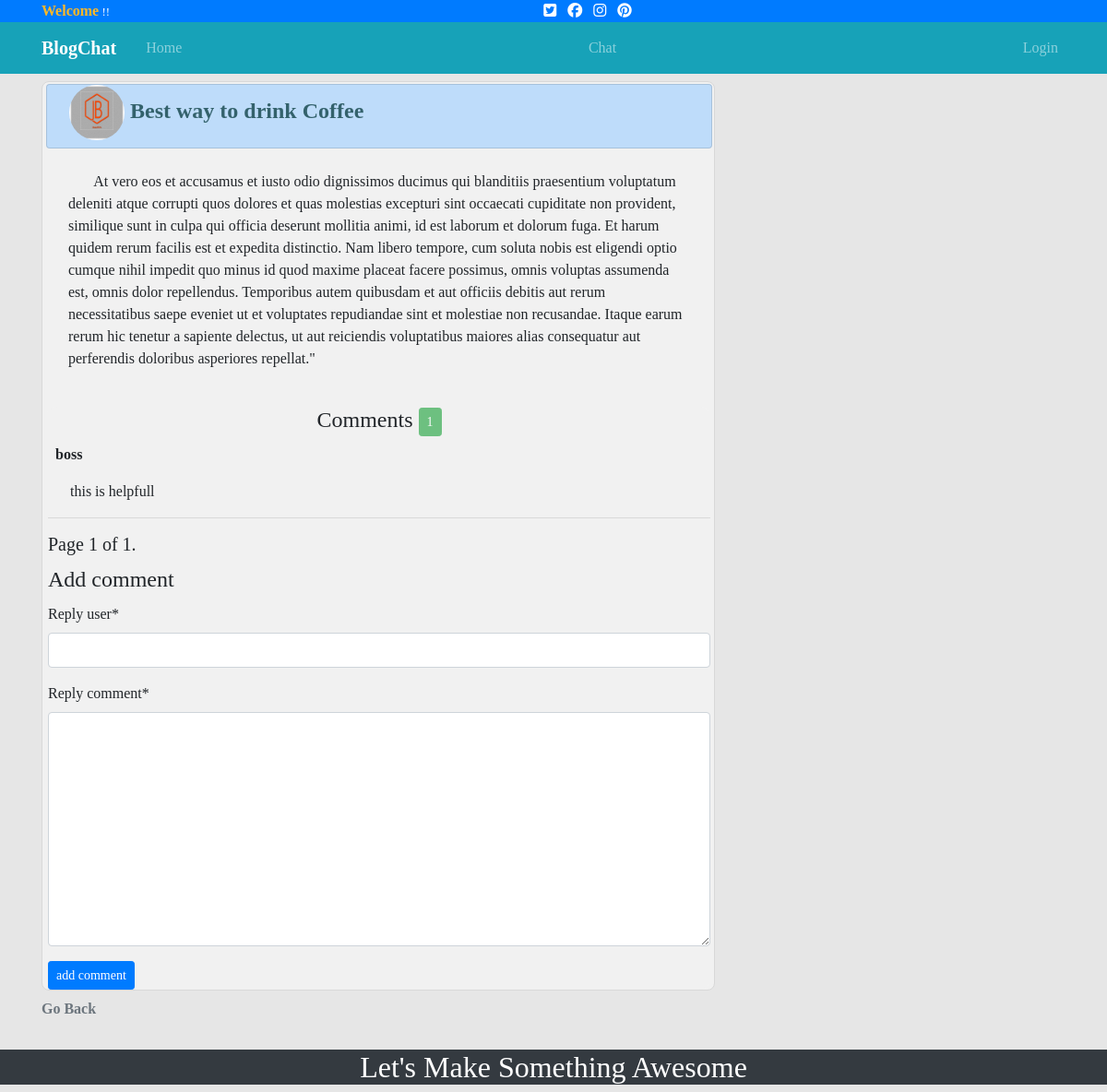
/detail/1, run on the app's committed database.
### blog/models.py (models this page shows, shortened)
class Post(models.Model):
    post_user = models.ForeignKey(User, null=True, on_delete=models.CASCADE)    #when user is deleted post is deleted too
    title = models.CharField(max_length=100, null=True)
    date_created = models.DateField(auto_now_add=True,)
    post = models.TextField(null=True)

class Profile(models.Model):
    user = models.OneToOneField(User, null =True, blank=True, on_delete=models.CASCADE) #when user is deleted profile is deleted too
    profile = models.ImageField(null=True, )

class Reply(models.Model):
    reply_post = models.ForeignKey(Post, null=True, on_delete=models.CASCADE)       #when Post is deleted reply is deleted too
    reply_user = models.CharField(max_length=100, null=True)
    reply_date = models.DateTimeField(auto_now_add=True)
    reply_comment = models.TextField(max_length=500, null=True)

### blog/views.py (the view, shortened to what this page needs)
# urls.py: path('detail/<str:pk>', views.postdetail, name = 'detail'),
def postdetail(request,pk):
    form = ReplyForm()
    post = Post.objects.get(id=pk)
    reply = post.reply_set.all().order_by('-reply_date')
    total_reply = reply.count()
    paginator = Paginator(reply, 10)    #this paginate only 10 reply per page
    page_number = request.GET.get('page')
    reply = paginator.get_page(page_number)
    context = {'post': post, 'reply': reply, 'form':form, 'total_reply':total_reply}
    return render(request, 'blog/postdetail.html', context)

### blog/forms.py
class ReplyForm(ModelForm):
    class Meta:
        model = Reply
        fields = ('reply_user','reply_comment',)

### blog/templates/blog/postdetail.html (shortened to what this page needs)
{% extends 'blog/base.html' %}
{% load crispy_forms_tags %}
{% block content %}
<div class="row py-2">
    <div class="col-md-8">
        <div class="content-section">
            <div class="card" id="card1">
                <h4 class="ml-4" id="post_detail"><img class="rounded-circle article-img" width="60" src="{{post.post_user.profile.profile.url}}" alt="img"><b> {{post.title}}</b></h4>
            </div>
            <p class="p-4">&nbsp;&nbsp;&nbsp;&nbsp;&nbsp;&nbsp; {{post.post}}</p>
            <div class="comment">
                <h4 class="text-center">Comments <button class="btn btn-success btn-sm" disabled> {{total_reply}}</button></h4>
                {% for reply in reply %}
                <p class="ml-2"><b>{{reply.reply_user}}</b></p>
                <p class="ml-4">{{reply.reply_comment}}</p>
                <hr>
                {% endfor %}
                    <div class="pagination">
                        <h5 class="step-links">
                            <h5 class="current">
                                Page {{ reply.number }} of {{ reply.paginator.num_pages }}.
                            </h5>
                        </h5>
                    </div>
                <div>
                    <form action="" method="POST">
                        <legend>Add comment</legend>
                        {{form|crispy}}
                        <button class="btn btn-primary btn-sm">add comment</button>
                    </form>
                </div>
            </div>
        </div>
        <p class="py-2"><a class="text-muted" href="{% url 'home' %}"><b>Go Back</b></a></p>
    </div>
    <div class="col-md-4">
    </div>
</div>
{% endblock %}

### static/css/main.css (style rules this page uses)
body { background-color: #e6e6e6; font-family: 'Times New Roman', Times, serif; }
#post_detail { color: #34626c; }
.content-section { background-color: #f1f1f1; padding-left: 4px; padding-right: 2px; padding-top: 2px; border: 1px solid rgb(216, 216, 216); border-radius: 8px; }
#card1 { background-color: #bedcfa; }
.comment { background-color: #f1f1f1; border-radius: 12px; padding-left: 2px; margin-right: 2px; }

### data on the page
Post: post_user.profile.profile (picture), title "Best way to drink Coffee", post "At vero eos et accusamus et iusto odio dignissimos ducimus qui blanditiis praesentium voluptatum deleniti atque corrupti quos dolores et quas molestias excepturi sint occaecati cupiditate non provident, similique sunt in culpa qui officia deserunt mollitia animi, id est laborum et dolorum fuga. Et harum quidem rerum facilis est et expedita distinctio. Nam libero tempore, cum soluta nobis est eligendi optio cumque nihil impedit quo minus id quod maxime placeat facere possimus, omnis voluptas assumenda est, omnis dolor repellendus. Temporibus autem quibusdam et aut officiis debitis aut rerum necessitatibus saepe eveniet ut et voluptates repudiandae sint et molestiae non recusandae. Itaque…"
Reply: reply_user "boss", reply_comment "this is helpfull"

### other printed values
{{ total_reply }} "1"
{{ reply.number }} "1"
{{ reply.paginator.num_pages }} "1"
